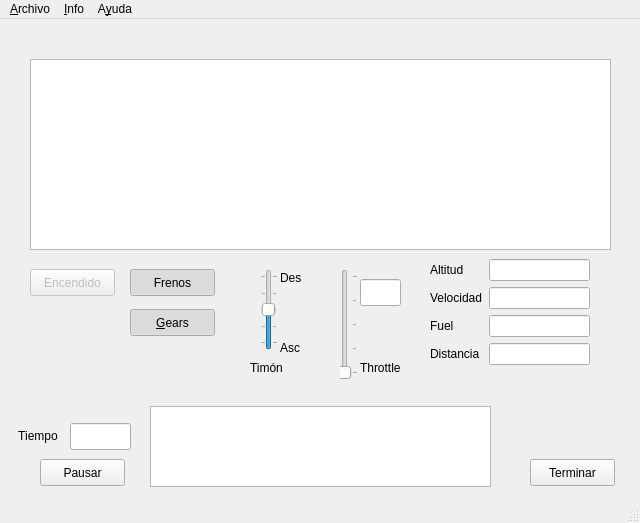
<?xml version="1.0" encoding="UTF-8"?>
<ui version="4.0">
 <class>MainWindow</class>
 <widget class="QMainWindow" name="MainWindow">
  <property name="geometry">
   <rect>
    <x>0</x>
    <y>0</y>
    <width>640</width>
    <height>523</height>
   </rect>
  </property>
  <property name="windowTitle">
   <string>Flight Simulatior: Smuggler Edition</string>
  </property>
  <widget class="QWidget" name="centralwidget">
   <widget class="QTextEdit" name="display">
    <property name="geometry">
     <rect>
      <x>30</x>
      <y>40</y>
      <width>581</width>
      <height>191</height>
     </rect>
    </property>
    <property name="font">
     <font>
      <family>Monospace</family>
      <pointsize>10</pointsize>
     </font>
    </property>
    <property name="focusPolicy">
     <enum>Qt::NoFocus</enum>
    </property>
   </widget>
   <widget class="QSlider" name="sThrottle">
    <property name="geometry">
     <rect>
      <x>340</x>
      <y>250</y>
      <width>18</width>
      <height>111</height>
     </rect>
    </property>
    <property name="maximum">
     <number>100</number>
    </property>
    <property name="orientation">
     <enum>Qt::Vertical</enum>
    </property>
    <property name="tickPosition">
     <enum>QSlider::TicksBelow</enum>
    </property>
    <property name="tickInterval">
     <number>25</number>
    </property>
   </widget>
   <widget class="QPushButton" name="bBrakes">
    <property name="geometry">
     <rect>
      <x>130</x>
      <y>250</y>
      <width>85</width>
      <height>27</height>
     </rect>
    </property>
    <property name="text">
     <string>Frenos</string>
    </property>
    <property name="shortcut">
     <string>S</string>
    </property>
    <property name="checkable">
     <bool>true</bool>
    </property>
    <property name="checked">
     <bool>true</bool>
    </property>
   </widget>
   <widget class="QWidget" name="formLayoutWidget">
    <property name="geometry">
     <rect>
      <x>430</x>
      <y>240</y>
      <width>160</width>
      <height>131</height>
     </rect>
    </property>
    <layout class="QFormLayout" name="fStatus">
     <item row="0" column="0">
      <widget class="QLabel" name="alturaLabel">
       <property name="text">
        <string>Altitud</string>
       </property>
      </widget>
     </item>
     <item row="0" column="1">
      <widget class="QLineEdit" name="alturaLineEdit">
       <property name="layoutDirection">
        <enum>Qt::RightToLeft</enum>
       </property>
       <property name="alignment">
        <set>Qt::AlignRight|Qt::AlignTrailing|Qt::AlignVCenter</set>
       </property>
       <property name="readOnly">
        <bool>true</bool>
       </property>
      </widget>
     </item>
     <item row="1" column="0">
      <widget class="QLabel" name="velocidadLabel">
       <property name="text">
        <string>Velocidad</string>
       </property>
      </widget>
     </item>
     <item row="1" column="1">
      <widget class="QLineEdit" name="velocidadLineEdit">
       <property name="alignment">
        <set>Qt::AlignRight|Qt::AlignTrailing|Qt::AlignVCenter</set>
       </property>
       <property name="readOnly">
        <bool>true</bool>
       </property>
      </widget>
     </item>
     <item row="2" column="0">
      <widget class="QLabel" name="fuelLabel">
       <property name="text">
        <string>Fuel</string>
       </property>
      </widget>
     </item>
     <item row="2" column="1">
      <widget class="QLineEdit" name="fuelLineEdit">
       <property name="alignment">
        <set>Qt::AlignRight|Qt::AlignTrailing|Qt::AlignVCenter</set>
       </property>
       <property name="readOnly">
        <bool>true</bool>
       </property>
      </widget>
     </item>
     <item row="3" column="0">
      <widget class="QLabel" name="tiempoLabel">
       <property name="text">
        <string>Distancia</string>
       </property>
      </widget>
     </item>
     <item row="3" column="1">
      <widget class="QLineEdit" name="distLineEdit">
       <property name="focusPolicy">
        <enum>Qt::NoFocus</enum>
       </property>
       <property name="alignment">
        <set>Qt::AlignRight|Qt::AlignTrailing|Qt::AlignVCenter</set>
       </property>
      </widget>
     </item>
    </layout>
   </widget>
   <widget class="QPushButton" name="bGears">
    <property name="geometry">
     <rect>
      <x>130</x>
      <y>290</y>
      <width>85</width>
      <height>27</height>
     </rect>
    </property>
    <property name="toolTip">
     <string>G</string>
    </property>
    <property name="text">
     <string>&amp;Gears</string>
    </property>
    <property name="shortcut">
     <string>G</string>
    </property>
    <property name="checkable">
     <bool>true</bool>
    </property>
    <property name="checked">
     <bool>true</bool>
    </property>
   </widget>
   <widget class="QPushButton" name="bTerminar">
    <property name="geometry">
     <rect>
      <x>530</x>
      <y>440</y>
      <width>85</width>
      <height>27</height>
     </rect>
    </property>
    <property name="toolTip">
     <string>Crtl+T</string>
    </property>
    <property name="text">
     <string>Terminar</string>
    </property>
    <property name="shortcut">
     <string>Ctrl+T</string>
    </property>
   </widget>
   <widget class="QLabel" name="lThrottle">
    <property name="geometry">
     <rect>
      <x>360</x>
      <y>340</y>
      <width>56</width>
      <height>17</height>
     </rect>
    </property>
    <property name="text">
     <string>Throttle</string>
    </property>
   </widget>
   <widget class="QLineEdit" name="vThrottle">
    <property name="geometry">
     <rect>
      <x>360</x>
      <y>260</y>
      <width>41</width>
      <height>27</height>
     </rect>
    </property>
    <property name="focusPolicy">
     <enum>Qt::NoFocus</enum>
    </property>
    <property name="alignment">
     <set>Qt::AlignRight|Qt::AlignTrailing|Qt::AlignVCenter</set>
    </property>
   </widget>
   <widget class="QLineEdit" name="tiempoLineEdit">
    <property name="geometry">
     <rect>
      <x>70</x>
      <y>404</y>
      <width>61</width>
      <height>27</height>
     </rect>
    </property>
    <property name="alignment">
     <set>Qt::AlignCenter</set>
    </property>
    <property name="readOnly">
     <bool>true</bool>
    </property>
   </widget>
   <widget class="QLabel" name="label">
    <property name="geometry">
     <rect>
      <x>10</x>
      <y>410</y>
      <width>56</width>
      <height>21</height>
     </rect>
    </property>
    <property name="text">
     <string>Tiempo</string>
    </property>
    <property name="alignment">
     <set>Qt::AlignHCenter|Qt::AlignTop</set>
    </property>
   </widget>
   <widget class="QTextEdit" name="messageBoard">
    <property name="geometry">
     <rect>
      <x>150</x>
      <y>387</y>
      <width>341</width>
      <height>81</height>
     </rect>
    </property>
    <property name="readOnly">
     <bool>true</bool>
    </property>
   </widget>
   <widget class="QSlider" name="sRudder">
    <property name="geometry">
     <rect>
      <x>260</x>
      <y>250</y>
      <width>18</width>
      <height>81</height>
     </rect>
    </property>
    <property name="minimum">
     <number>-4</number>
    </property>
    <property name="maximum">
     <number>4</number>
    </property>
    <property name="orientation">
     <enum>Qt::Vertical</enum>
    </property>
    <property name="invertedControls">
     <bool>true</bool>
    </property>
    <property name="tickPosition">
     <enum>QSlider::TicksBothSides</enum>
    </property>
    <property name="tickInterval">
     <number>2</number>
    </property>
   </widget>
   <widget class="QLabel" name="label_2">
    <property name="geometry">
     <rect>
      <x>250</x>
      <y>340</y>
      <width>56</width>
      <height>17</height>
     </rect>
    </property>
    <property name="text">
     <string>Timón</string>
    </property>
   </widget>
   <widget class="QLabel" name="label_3">
    <property name="geometry">
     <rect>
      <x>280</x>
      <y>320</y>
      <width>56</width>
      <height>17</height>
     </rect>
    </property>
    <property name="text">
     <string>Asc</string>
    </property>
   </widget>
   <widget class="QLabel" name="label_4">
    <property name="geometry">
     <rect>
      <x>280</x>
      <y>250</y>
      <width>56</width>
      <height>17</height>
     </rect>
    </property>
    <property name="text">
     <string>Des</string>
    </property>
   </widget>
   <widget class="QPushButton" name="pushButton">
    <property name="enabled">
     <bool>false</bool>
    </property>
    <property name="geometry">
     <rect>
      <x>30</x>
      <y>250</y>
      <width>85</width>
      <height>27</height>
     </rect>
    </property>
    <property name="text">
     <string>Encendido</string>
    </property>
    <property name="checkable">
     <bool>true</bool>
    </property>
   </widget>
   <widget class="QPushButton" name="bPause">
    <property name="geometry">
     <rect>
      <x>40</x>
      <y>440</y>
      <width>85</width>
      <height>27</height>
     </rect>
    </property>
    <property name="text">
     <string>Pausar</string>
    </property>
    <property name="checkable">
     <bool>true</bool>
    </property>
   </widget>
  </widget>
  <widget class="QMenuBar" name="menubar">
   <property name="geometry">
    <rect>
     <x>0</x>
     <y>0</y>
     <width>640</width>
     <height>27</height>
    </rect>
   </property>
   <widget class="QMenu" name="menuArchivo">
    <property name="title">
     <string>&amp;Archivo</string>
    </property>
    <addaction name="actionNuevo"/>
    <addaction name="separator"/>
    <addaction name="actionSalir"/>
   </widget>
   <widget class="QMenu" name="menuHerramientas">
    <property name="title">
     <string>&amp;Info</string>
    </property>
    <addaction name="actionInfo_Naves"/>
    <addaction name="actionInfo_Pilotos"/>
   </widget>
   <widget class="QMenu" name="menuAyuda">
    <property name="title">
     <string>A&amp;yuda</string>
    </property>
    <addaction name="actionInstrucciones"/>
    <addaction name="actionAcerca_de"/>
   </widget>
   <addaction name="menuArchivo"/>
   <addaction name="menuHerramientas"/>
   <addaction name="menuAyuda"/>
  </widget>
  <widget class="QStatusBar" name="statusbar"/>
  <action name="actionNuevo">
   <property name="enabled">
    <bool>false</bool>
   </property>
   <property name="text">
    <string>&amp;Nuevo</string>
   </property>
  </action>
  <action name="actionSalir">
   <property name="text">
    <string>&amp;Salir</string>
   </property>
  </action>
  <action name="actionInfo_Naves">
   <property name="enabled">
    <bool>false</bool>
   </property>
   <property name="text">
    <string>&amp;Naves</string>
   </property>
  </action>
  <action name="actionInfo_Pilotos">
   <property name="enabled">
    <bool>false</bool>
   </property>
   <property name="text">
    <string>&amp;Pilotos</string>
   </property>
  </action>
  <action name="actionAcerca_de">
   <property name="text">
    <string>A&amp;cerca de</string>
   </property>
  </action>
  <action name="actionInstrucciones">
   <property name="text">
    <string>Instrucciones</string>
   </property>
  </action>
 </widget>
 <resources/>
 <connections>
  <connection>
   <sender>actionSalir</sender>
   <signal>triggered()</signal>
   <receiver>MainWindow</receiver>
   <slot>close()</slot>
   <hints>
    <hint type="sourcelabel">
     <x>-1</x>
     <y>-1</y>
    </hint>
    <hint type="destinationlabel">
     <x>319</x>
     <y>261</y>
    </hint>
   </hints>
  </connection>
 </connections>
</ui>
